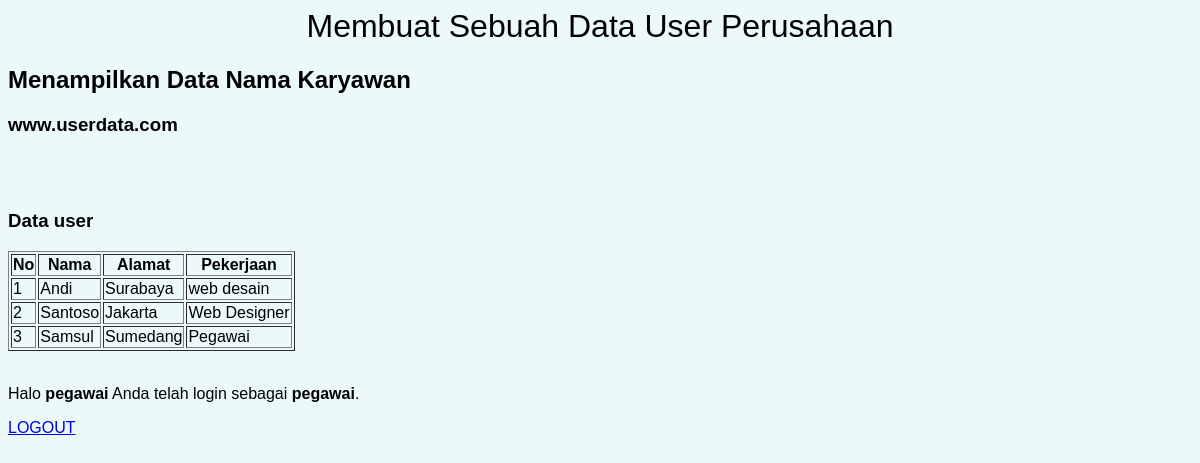
Screenshot of /pegawai.php (signed in) with the database file from the repository.
### tables this page shows
CREATE TABLE `karyawan` (
  `id` int(11) NOT NULL,
  `nama` varchar(50) NOT NULL,
  `alamat` text NOT NULL,
  `pekerjaan` varchar(50) NOT NULL
);

### pegawai.php (the view, shortened to what this page needs)
<html>
<head>
	<link rel="stylesheet" type="text/css" href="style.css">
</head>
<body>
	<div class="judul">
		<h1>Membuat Sebuah Data User Perusahaan</h1>
		<h2>Menampilkan Data Nama Karyawan</h2>
		<h3>www.userdata.com</h3>
	</div>
	<br/>
	<br/>
	<h3>Data user</h3>
	<table border="1" class="table">
		<tr>
			<th>No</th>
			<th>Nama</th>
			<th>Alamat</th>
			<th>Pekerjaan</th>
		</tr>
		<?php
        include "koneksi.php";
        $query_mysql = mysqli_query($connect,"SELECT * FROM karyawan");
		$nomor = 1;
		while($data = mysqli_fetch_array($query_mysql)){
		?>
		<tr>
			<td><?php echo $nomor++; ?></td>
			<td><?php echo $data['nama']; ?></td>
			<td><?php echo $data['alamat']; ?></td>
			<td><?php echo $data['pekerjaan']; ?></td>
		</tr>
		<?php } ?>
	</table>
    <br>
    <p>Halo <b><?php echo $_SESSION['username']; ?></b> Anda telah login sebagai <b><?php echo $_SESSION['level']; ?></b>.</p>
	<a href="logout.php">LOGOUT</a>
</body>
</html>

### style.css (style rules this page uses)
body { font-family: sans-serif; background: #ebf9fb; }
h1 { text-align: center; font-weight: 300; }

### rows the page displays
karyawan: nama "Andi", alamat "Surabaya", pekerjaan "web desain"
karyawan: nama "Santoso", alamat "Jakarta", pekerjaan "Web Designer"
karyawan: nama "Samsul", alamat "Sumedang", pekerjaan "Pegawai"

### other values shown
$_SESSION['username'] "pegawai"
$_SESSION['level'] "pegawai"
